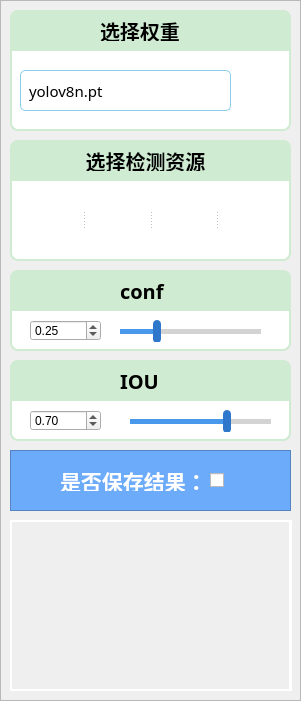
   <widget class="QFrame" name="frame_left_box">
    <property name="geometry">
     <rect>
      <x>0</x>
      <y>80</y>
      <width>301</width>
      <height>701</height>
     </rect>
    </property>
    <property name="styleSheet">
     <string notr="true">QFrame#frame_left_box{
background:#F1F6FF;
border: 1px solid #F1F6FF;
border-radius:8px;}</string>
    </property>
    <property name="frameShape">
     <enum>QFrame::StyledPanel</enum>
    </property>
    <property name="frameShadow">
     <enum>QFrame::Raised</enum>
    </property>
    <widget class="QFrame" name="frame_is_save_box">
     <property name="enabled">
      <bool>true</bool>
     </property>
     <property name="geometry">
      <rect>
       <x>10</x>
       <y>450</y>
       <width>281</width>
       <height>61</height>
      </rect>
     </property>
     <property name="styleSheet">
      <string notr="true">QFrame#frame_is_save_box{
background:#6BABFA;}</string>
     </property>
     <property name="frameShape">
      <enum>QFrame::StyledPanel</enum>
     </property>
     <property name="frameShadow">
      <enum>QFrame::Raised</enum>
     </property>
     <widget class="QCheckBox" name="checkBox_isSave">
      <property name="geometry">
       <rect>
        <x>200</x>
        <y>20</y>
        <width>31</width>
        <height>21</height>
       </rect>
      </property>
      <property name="font">
       <font>
        <pointsize>16</pointsize>
       </font>
      </property>
      <property name="cursor">
       <cursorShape>PointingHandCursor</cursorShape>
      </property>
      <property name="toolTip">
       <string>默认保存在当前目录runs文件夹</string>
      </property>
      <property name="text">
       <string/>
      </property>
      <property name="iconSize">
       <size>
        <width>40</width>
        <height>40</height>
       </size>
      </property>
     </widget>
     <widget class="QLabel" name="label_isSava">
      <property name="geometry">
       <rect>
        <x>50</x>
        <y>20</y>
        <width>141</width>
        <height>21</height>
       </rect>
      </property>
      <property name="font">
       <font>
        <family>阿里巴巴普惠体</family>
        <pointsize>16</pointsize>
        <bold>true</bold>
       </font>
      </property>
      <property name="toolTip">
       <string>默认保存在当前目录runs文件夹</string>
      </property>
      <property name="styleSheet">
       <string notr="true">color:white;</string>
      </property>
      <property name="text">
       <string>是否保存结果：</string>
      </property>
     </widget>
    </widget>
    <widget class="QFrame" name="frame_4">
     <property name="geometry">
      <rect>
       <x>10</x>
       <y>520</y>
       <width>282</width>
       <height>171</height>
      </rect>
     </property>
     <property name="styleSheet">
      <string notr="true">border:2px solid white;</string>
     </property>
     <property name="frameShape">
      <enum>QFrame::StyledPanel</enum>
     </property>
     <property name="frameShadow">
      <enum>QFrame::Raised</enum>
     </property>
     <widget class="QLabel" name="label_left_bottom">
      <property name="geometry">
       <rect>
        <x>0</x>
        <y>0</y>
        <width>281</width>
        <height>171</height>
       </rect>
      </property>
      <property name="text">
       <string/>
      </property>
      <property name="pixmap">
       <pixmap>icon/v8left.png</pixmap>
      </property>
      <property name="scaledContents">
       <bool>true</bool>
      </property>
     </widget>
    </widget>
    <widget class="QFrame" name="frame_weights_box">
     <property name="geometry">
      <rect>
       <x>10</x>
       <y>10</y>
       <width>281</width>
       <height>121</height>
      </rect>
     </property>
     <property name="styleSheet">
      <string notr="true">QFrame#frame_weights_box{border:2px solid #CFEBD2;
background:white;
border-radius:8px;}</string>
     </property>
     <property name="frameShape">
      <enum>QFrame::StyledPanel</enum>
     </property>
     <property name="frameShadow">
      <enum>QFrame::Raised</enum>
     </property>
     <widget class="QLineEdit" name="line_weights">
      <property name="geometry">
       <rect>
        <x>10</x>
        <y>60</y>
        <width>211</width>
        <height>41</height>
       </rect>
      </property>
      <property name="font">
       <font>
        <family>阿里巴巴普惠体</family>
        <pointsize>11</pointsize>
       </font>
      </property>
      <property name="styleSheet">
       <string notr="true">padding-left:6px;
border:1px solid skyblue;
border-radius:5px;



</string>
      </property>
      <property name="inputMask">
       <string/>
      </property>
      <property name="text">
       <string>yolov8n.pt</string>
      </property>
      <property name="echoMode">
       <enum>QLineEdit::Normal</enum>
      </property>
      <property name="placeholderText">
       <string/>
      </property>
      <property name="cursorMoveStyle">
       <enum>Qt::LogicalMoveStyle</enum>
      </property>
     </widget>
     <widget class="QPushButton" name="Button_select_w_p">
      <property name="geometry">
       <rect>
        <x>230</x>
        <y>60</y>
        <width>41</width>
        <height>41</height>
       </rect>
      </property>
      <property name="cursor">
       <cursorShape>PointingHandCursor</cursorShape>
      </property>
      <property name="styleSheet">
       <string notr="true">border: none</string>
      </property>
      <property name="text">
       <string/>
      </property>
      <property name="icon">
       <iconset>
        <normaloff>icon/1000LOGO.png</normaloff>icon/1000LOGO.png</iconset>
      </property>
      <property name="iconSize">
       <size>
        <width>32</width>
        <height>32</height>
       </size>
      </property>
     </widget>
     <widget class="QFrame" name="frame_11">
      <property name="geometry">
       <rect>
        <x>0</x>
        <y>0</y>
        <width>281</width>
        <height>41</height>
       </rect>
      </property>
      <property name="styleSheet">
       <string notr="true">border:1px solid #CFEBD2;
background:#CFEBD2;
border-top-left-radius: 8px;
border-top-right-radius: 8;
border-bottom-left-radius: 0;
border-bottom-right-radius: 0px;</string>
      </property>
      <property name="frameShape">
       <enum>QFrame::StyledPanel</enum>
      </property>
      <property name="frameShadow">
       <enum>QFrame::Raised</enum>
      </property>
      <widget class="QLabel" name="label">
       <property name="geometry">
        <rect>
         <x>90</x>
         <y>10</y>
         <width>91</width>
         <height>21</height>
        </rect>
       </property>
       <property name="font">
        <font>
         <family>阿里巴巴普惠体</family>
         <pointsize>15</pointsize>
         <bold>true</bold>
        </font>
       </property>
       <property name="styleSheet">
        <string notr="true">background:none;
border:none;</string>
       </property>
       <property name="text">
        <string>选择权重</string>
       </property>
      </widget>
     </widget>
    </widget>
    <widget class="QFrame" name="frame_source_box">
     <property name="geometry">
      <rect>
       <x>10</x>
       <y>140</y>
       <width>281</width>
       <height>121</height>
      </rect>
     </property>
     <property name="styleSheet">
      <string notr="true">QFrame#frame_source_box{border:2px solid #CFEBD2;
background:white;

border-radius:8px;}</string>
     </property>
     <property name="frameShape">
      <enum>QFrame::StyledPanel</enum>
     </property>
     <property name="frameShadow">
      <enum>QFrame::Raised</enum>
     </property>
     <widget class="QFrame" name="frame_13">
      <property name="geometry">
       <rect>
        <x>0</x>
        <y>0</y>
        <width>281</width>
        <height>41</height>
       </rect>
      </property>
      <property name="styleSheet">
       <string notr="true">border:1px solid #CFEBD2;
background:#CFEBD2;
border-top-left-radius: 8px;
border-top-right-radius: 8;
border-bottom-left-radius: 0;
border-bottom-right-radius: 0px;</string>
      </property>
      <property name="frameShape">
       <enum>QFrame::StyledPanel</enum>
      </property>
      <property name="frameShadow">
       <enum>QFrame::Raised</enum>
      </property>
      <widget class="QLabel" name="label_3">
       <property name="geometry">
        <rect>
         <x>70</x>
         <y>10</y>
         <width>131</width>
         <height>21</height>
        </rect>
       </property>
       <property name="font">
        <font>
         <family>阿里巴巴普惠体</family>
         <pointsize>15</pointsize>
         <bold>true</bold>
        </font>
       </property>
       <property name="styleSheet">
        <string notr="true">background:none;
border:none;</string>
       </property>
       <property name="text">
        <string>选择检测资源</string>
       </property>
       <property name="alignment">
        <set>Qt::AlignCenter</set>
       </property>
      </widget>
     </widget>
     <widget class="QSplitter" name="splitter">
      <property name="geometry">
       <rect>
        <x>10</x>
        <y>60</y>
        <width>261</width>
        <height>38</height>
       </rect>
      </property>
      <property name="orientation">
       <enum>Qt::Horizontal</enum>
      </property>
      <widget class="QPushButton" name="Button_checkImg">
       <property name="cursor">
        <cursorShape>PointingHandCursor</cursorShape>
       </property>
       <property name="toolTip">
        <string>检测单张图片</string>
       </property>
       <property name="styleSheet">
        <string notr="true">border: none;</string>
       </property>
       <property name="text">
        <string/>
       </property>
       <property name="icon">
        <iconset>
         <normaloff>icon/照片_pic.png</normaloff>icon/照片_pic.png</iconset>
       </property>
       <property name="iconSize">
        <size>
         <width>38</width>
         <height>38</height>
        </size>
       </property>
      </widget>
      <widget class="QPushButton" name="Button_checkVideo">
       <property name="cursor">
        <cursorShape>PointingHandCursor</cursorShape>
       </property>
       <property name="toolTip">
        <string>检测视频文件</string>
       </property>
       <property name="styleSheet">
        <string notr="true">border: none</string>
       </property>
       <property name="text">
        <string/>
       </property>
       <property name="icon">
        <iconset>
         <normaloff>icon/视频_video-two.png</normaloff>icon/视频_video-two.png</iconset>
       </property>
       <property name="iconSize">
        <size>
         <width>38</width>
         <height>38</height>
        </size>
       </property>
      </widget>
      <widget class="QPushButton" name="Button_openCamera">
       <property name="cursor">
        <cursorShape>PointingHandCursor</cursorShape>
       </property>
       <property name="toolTip">
        <string>开启/关闭摄像头</string>
       </property>
       <property name="styleSheet">
        <string notr="true">border: none</string>
       </property>
       <property name="text">
        <string/>
       </property>
       <property name="icon">
        <iconset>
         <normaloff>icon/摄像头_camera-one.png</normaloff>icon/摄像头_camera-one.png</iconset>
       </property>
       <property name="iconSize">
        <size>
         <width>38</width>
         <height>38</height>
        </size>
       </property>
      </widget>
      <widget class="QPushButton" name="Button_select_folder">
       <property name="cursor">
        <cursorShape>PointingHandCursor</cursorShape>
       </property>
       <property name="toolTip">
        <string>多图（文件夹检测）</string>
       </property>
       <property name="styleSheet">
        <string notr="true">border: none</string>
       </property>
       <property name="text">
        <string/>
       </property>
       <property name="icon">
        <iconset>
         <normaloff>icon/图层_layers.png</normaloff>icon/图层_layers.png</iconset>
       </property>
       <property name="iconSize">
        <size>
         <width>38</width>
         <height>38</height>
        </size>
       </property>
      </widget>
     </widget>
    </widget>
    <widget class="QFrame" name="frame_conf_box">
     <property name="geometry">
      <rect>
       <x>10</x>
       <y>270</y>
       <width>281</width>
       <height>81</height>
      </rect>
     </property>
     <property name="styleSheet">
      <string notr="true">QFrame#frame_conf_box{border:2px solid #CFEBD2;
background:white;
border-radius:8px;}</string>
     </property>
     <property name="frameShape">
      <enum>QFrame::StyledPanel</enum>
     </property>
     <property name="frameShadow">
      <enum>QFrame::Raised</enum>
     </property>
     <widget class="QFrame" name="frame_15">
      <property name="geometry">
       <rect>
        <x>0</x>
        <y>0</y>
        <width>281</width>
        <height>41</height>
       </rect>
      </property>
      <property name="styleSheet">
       <string notr="true">border:1px solid #CFEBD2;
background:#CFEBD2;
border-top-left-radius: 8px;
border-top-right-radius: 8;
border-bottom-left-radius: 0;
border-bottom-right-radius: 0px;</string>
      </property>
      <property name="frameShape">
       <enum>QFrame::StyledPanel</enum>
      </property>
      <property name="frameShadow">
       <enum>QFrame::Raised</enum>
      </property>
      <widget class="QLabel" name="label_5">
       <property name="geometry">
        <rect>
         <x>110</x>
         <y>10</y>
         <width>51</width>
         <height>21</height>
        </rect>
       </property>
       <property name="font">
        <font>
         <family>阿里巴巴普惠体</family>
         <pointsize>15</pointsize>
         <bold>true</bold>
        </font>
       </property>
       <property name="styleSheet">
        <string notr="true">background:none;
border:none;</string>
       </property>
       <property name="text">
        <string>conf</string>
       </property>
      </widget>
     </widget>
     <widget class="QSlider" name="horizontalSlider_conf">
      <property name="geometry">
       <rect>
        <x>110</x>
        <y>50</y>
        <width>141</width>
        <height>22</height>
       </rect>
      </property>
      <property name="styleSheet">
       <string notr="true">QSlider::groove:horizontal {
            border: none;
            height: 5px;
            background-color: lightgray;
		 border-radius: 5px;
        }

        QSlider::handle:horizontal {
            background-color: #2f77cb;
            width: 8px;
            margin: -9px 0px -9px 0px;
            border-radius: 4px;
        }

        QSlider::sub-page:horizontal {
            background-color: #4898ec;
border-radius: 5px;
        }


</string>
      </property>
      <property name="maximum">
       <number>100</number>
      </property>
      <property name="pageStep">
       <number>10</number>
      </property>
      <property name="value">
       <number>25</number>
      </property>
      <property name="sliderPosition">
       <number>25</number>
      </property>
      <property name="orientation">
       <enum>Qt::Horizontal</enum>
      </property>
     </widget>
     <widget class="QDoubleSpinBox" name="doubleSpinBox_conf">
      <property name="geometry">
       <rect>
        <x>20</x>
        <y>50</y>
        <width>71</width>
        <height>21</height>
       </rect>
      </property>
      <property name="maximum">
       <double>1.000000000000000</double>
      </property>
      <property name="singleStep">
       <double>0.010000000000000</double>
      </property>
      <property name="value">
       <double>0.250000000000000</double>
      </property>
     </widget>
    </widget>
    <widget class="QFrame" name="frame_iou_box">
     <property name="geometry">
      <rect>
       <x>10</x>
       <y>360</y>
       <width>281</width>
       <height>81</height>
      </rect>
     </property>
     <property name="styleSheet">
      <string notr="true">QFrame#frame_iou_box{border:2px solid #CFEBD2;
background:white;
border-radius:8px;}</string>
     </property>
     <property name="frameShape">
      <enum>QFrame::StyledPanel</enum>
     </property>
     <property name="frameShadow">
      <enum>QFrame::Raised</enum>
     </property>
     <widget class="QFrame" name="frame_16">
      <property name="geometry">
       <rect>
        <x>0</x>
        <y>0</y>
        <width>281</width>
        <height>41</height>
       </rect>
      </property>
      <property name="styleSheet">
       <string notr="true">border:1px solid #CFEBD2;
background:#CFEBD2;
border-top-left-radius: 8px;
border-top-right-radius: 8;
border-bottom-left-radius: 0;
border-bottom-right-radius: 0px;</string>
      </property>
      <property name="frameShape">
       <enum>QFrame::StyledPanel</enum>
      </property>
      <property name="frameShadow">
       <enum>QFrame::Raised</enum>
      </property>
      <widget class="QLabel" name="label_6">
       <property name="geometry">
        <rect>
         <x>110</x>
         <y>10</y>
         <width>51</width>
         <height>21</height>
        </rect>
       </property>
       <property name="font">
        <font>
         <family>阿里巴巴普惠体</family>
         <pointsize>15</pointsize>
         <bold>true</bold>
        </font>
       </property>
       <property name="styleSheet">
        <string notr="true">background:none;
border:none;</string>
       </property>
       <property name="text">
        <string>IOU</string>
       </property>
      </widget>
     </widget>
     <widget class="QDoubleSpinBox" name="doubleSpinBox_iou">
      <property name="geometry">
       <rect>
        <x>20</x>
        <y>50</y>
        <width>71</width>
        <height>21</height>
       </rect>
      </property>
      <property name="maximum">
       <double>1.000000000000000</double>
      </property>
      <property name="singleStep">
       <double>0.010000000000000</double>
      </property>
      <property name="value">
       <double>0.700000000000000</double>
      </property>
     </widget>
     <widget class="QSlider" name="horizontalSlider_iou">
      <property name="geometry">
       <rect>
        <x>120</x>
        <y>50</y>
        <width>141</width>
        <height>22</height>
       </rect>
      </property>
      <property name="styleSheet">
       <string notr="true">QSlider::groove:horizontal {
            border: none;
            height: 5px;
            background-color: lightgray;
		 border-radius: 5px;
        }

        QSlider::handle:horizontal {
            background-color: #2f77cb;
            width: 8px;
            margin: -9px 0px -9px 0px;
            border-radius: 4px;
        }

        QSlider::sub-page:horizontal {
            background-color: #4898ec;
border-radius: 5px;
        }


</string>
      </property>
      <property name="maximum">
       <number>100</number>
      </property>
      <property name="pageStep">
       <number>10</number>
      </property>
      <property name="value">
       <number>70</number>
      </property>
      <property name="sliderPosition">
       <number>70</number>
      </property>
      <property name="orientation">
       <enum>Qt::Horizontal</enum>
      </property>
     </widget>
    </widget>
   </widget>
